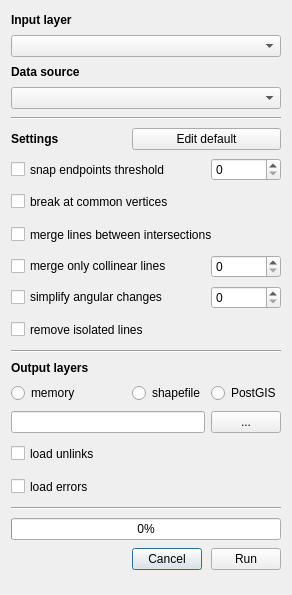
<?xml version="1.0" encoding="UTF-8"?>
<ui version="4.0">
 <class>RoadNetworkCleanerDialogBase</class>
 <widget class="QDialog" name="RoadNetworkCleanerDialogBase">
  <property name="geometry">
   <rect>
    <x>0</x>
    <y>0</y>
    <width>292</width>
    <height>595</height>
   </rect>
  </property>
  <property name="minimumSize">
   <size>
    <width>0</width>
    <height>0</height>
   </size>
  </property>
  <property name="windowTitle">
   <string>RoadNetworkCleaner</string>
  </property>
  <layout class="QHBoxLayout" name="horizontalLayout">
   <item>
    <layout class="QGridLayout">
     <property name="sizeConstraint">
      <enum>QLayout::SetMinimumSize</enum>
     </property>
     <item row="16" column="0" colspan="2">
      <widget class="QCheckBox" name="simplifyCheckBox">
       <property name="text">
        <string>simplify angular changes </string>
       </property>
      </widget>
     </item>
     <item row="2" column="0" colspan="2">
      <widget class="QLabel" name="label_5">
       <property name="sizePolicy">
        <sizepolicy hsizetype="Minimum" vsizetype="Fixed">
         <horstretch>0</horstretch>
         <verstretch>0</verstretch>
        </sizepolicy>
       </property>
       <property name="font">
        <font>
         <weight>75</weight>
         <bold>true</bold>
        </font>
       </property>
       <property name="text">
        <string>Data source</string>
       </property>
      </widget>
     </item>
     <item row="39" column="1">
      <widget class="QPushButton" name="cancelButton">
       <property name="sizePolicy">
        <sizepolicy hsizetype="Fixed" vsizetype="Fixed">
         <horstretch>0</horstretch>
         <verstretch>0</verstretch>
        </sizepolicy>
       </property>
       <property name="maximumSize">
        <size>
         <width>70</width>
         <height>16777215</height>
        </size>
       </property>
       <property name="text">
        <string>Cancel</string>
       </property>
      </widget>
     </item>
     <item row="12" column="0" colspan="2">
      <widget class="QCheckBox" name="snapCheckBox">
       <property name="sizePolicy">
        <sizepolicy hsizetype="Minimum" vsizetype="Fixed">
         <horstretch>0</horstretch>
         <verstretch>0</verstretch>
        </sizepolicy>
       </property>
       <property name="maximumSize">
        <size>
         <width>16777215</width>
         <height>25</height>
        </size>
       </property>
       <property name="text">
        <string>snap endpoints threshold</string>
       </property>
      </widget>
     </item>
     <item row="12" column="2">
      <widget class="QSpinBox" name="snapSpinBox">
       <property name="maximumSize">
        <size>
         <width>70</width>
         <height>16777215</height>
        </size>
       </property>
      </widget>
     </item>
     <item row="17" column="2">
      <widget class="QLabel" name="label_3">
       <property name="text">
        <string/>
       </property>
      </widget>
     </item>
     <item row="13" column="0" colspan="2">
      <widget class="QCheckBox" name="breakCheckBox">
       <property name="sizePolicy">
        <sizepolicy hsizetype="Minimum" vsizetype="Preferred">
         <horstretch>0</horstretch>
         <verstretch>0</verstretch>
        </sizepolicy>
       </property>
       <property name="minimumSize">
        <size>
         <width>0</width>
         <height>25</height>
        </size>
       </property>
       <property name="maximumSize">
        <size>
         <width>16777215</width>
         <height>25</height>
        </size>
       </property>
       <property name="text">
        <string>break at common vertices</string>
       </property>
      </widget>
     </item>
     <item row="13" column="2">
      <widget class="QLabel" name="label_7">
       <property name="text">
        <string/>
       </property>
      </widget>
     </item>
     <item row="17" column="0" colspan="2">
      <widget class="QCheckBox" name="orphansCheckBox">
       <property name="minimumSize">
        <size>
         <width>0</width>
         <height>25</height>
        </size>
       </property>
       <property name="maximumSize">
        <size>
         <width>16777215</width>
         <height>25</height>
        </size>
       </property>
       <property name="text">
        <string>remove isolated lines</string>
       </property>
      </widget>
     </item>
     <item row="14" column="0" colspan="3">
      <widget class="QCheckBox" name="mergeCheckBox">
       <property name="minimumSize">
        <size>
         <width>0</width>
         <height>25</height>
        </size>
       </property>
       <property name="maximumSize">
        <size>
         <width>16777215</width>
         <height>25</height>
        </size>
       </property>
       <property name="text">
        <string>merge lines between intersections</string>
       </property>
      </widget>
     </item>
     <item row="15" column="2">
      <widget class="QSpinBox" name="angleSpinBox"/>
     </item>
     <item row="15" column="0" colspan="2">
      <widget class="QCheckBox" name="mergeCollinearCheckBox">
       <property name="text">
        <string>merge only collinear lines</string>
       </property>
      </widget>
     </item>
     <item row="32" column="0" colspan="3">
      <widget class="QCheckBox" name="errorsCheckBox">
       <property name="sizePolicy">
        <sizepolicy hsizetype="Minimum" vsizetype="Fixed">
         <horstretch>0</horstretch>
         <verstretch>0</verstretch>
        </sizepolicy>
       </property>
       <property name="minimumSize">
        <size>
         <width>0</width>
         <height>25</height>
        </size>
       </property>
       <property name="text">
        <string>load errors</string>
       </property>
      </widget>
     </item>
     <item row="31" column="0" colspan="3">
      <widget class="QCheckBox" name="unlinksCheckBox">
       <property name="minimumSize">
        <size>
         <width>0</width>
         <height>25</height>
        </size>
       </property>
       <property name="text">
        <string>load unlinks</string>
       </property>
      </widget>
     </item>
     <item row="39" column="2">
      <widget class="QPushButton" name="cleanButton">
       <property name="sizePolicy">
        <sizepolicy hsizetype="MinimumExpanding" vsizetype="Fixed">
         <horstretch>0</horstretch>
         <verstretch>0</verstretch>
        </sizepolicy>
       </property>
       <property name="maximumSize">
        <size>
         <width>70</width>
         <height>16777215</height>
        </size>
       </property>
       <property name="text">
        <string>Run</string>
       </property>
      </widget>
     </item>
     <item row="0" column="0" colspan="3">
      <widget class="QLabel" name="label">
       <property name="sizePolicy">
        <sizepolicy hsizetype="Minimum" vsizetype="Fixed">
         <horstretch>0</horstretch>
         <verstretch>0</verstretch>
        </sizepolicy>
       </property>
       <property name="font">
        <font>
         <weight>75</weight>
         <bold>true</bold>
        </font>
       </property>
       <property name="text">
        <string>Input layer</string>
       </property>
      </widget>
     </item>
     <item row="30" column="2">
      <widget class="QPushButton" name="browseCleaned">
       <property name="sizePolicy">
        <sizepolicy hsizetype="MinimumExpanding" vsizetype="Fixed">
         <horstretch>0</horstretch>
         <verstretch>0</verstretch>
        </sizepolicy>
       </property>
       <property name="maximumSize">
        <size>
         <width>70</width>
         <height>16777215</height>
        </size>
       </property>
       <property name="text">
        <string>...</string>
       </property>
      </widget>
     </item>
     <item row="23" column="1">
      <widget class="QRadioButton" name="shpRadioButton">
       <property name="text">
        <string>shapefile</string>
       </property>
      </widget>
     </item>
     <item row="19" column="0" colspan="3">
      <widget class="Line" name="line">
       <property name="orientation">
        <enum>Qt::Horizontal</enum>
       </property>
      </widget>
     </item>
     <item row="37" column="0" colspan="3">
      <widget class="QProgressBar" name="cleaningProgress">
       <property name="sizePolicy">
        <sizepolicy hsizetype="MinimumExpanding" vsizetype="Fixed">
         <horstretch>0</horstretch>
         <verstretch>0</verstretch>
        </sizepolicy>
       </property>
       <property name="value">
        <number>0</number>
       </property>
      </widget>
     </item>
     <item row="30" column="0" colspan="2">
      <widget class="QLineEdit" name="outputCleaned">
       <property name="enabled">
        <bool>true</bool>
       </property>
       <property name="sizePolicy">
        <sizepolicy hsizetype="Minimum" vsizetype="Fixed">
         <horstretch>0</horstretch>
         <verstretch>0</verstretch>
        </sizepolicy>
       </property>
      </widget>
     </item>
     <item row="35" column="0" colspan="3">
      <widget class="Line" name="line_2">
       <property name="orientation">
        <enum>Qt::Horizontal</enum>
       </property>
      </widget>
     </item>
     <item row="1" column="0" colspan="3">
      <widget class="QComboBox" name="inputCombo">
       <property name="sizePolicy">
        <sizepolicy hsizetype="Minimum" vsizetype="Fixed">
         <horstretch>0</horstretch>
         <verstretch>0</verstretch>
        </sizepolicy>
       </property>
      </widget>
     </item>
     <item row="4" column="0" colspan="3">
      <widget class="Line" name="line_3">
       <property name="orientation">
        <enum>Qt::Horizontal</enum>
       </property>
      </widget>
     </item>
     <item row="23" column="0">
      <widget class="QRadioButton" name="memoryRadioButton">
       <property name="text">
        <string>memory</string>
       </property>
      </widget>
     </item>
     <item row="23" column="2">
      <widget class="QRadioButton" name="postgisRadioButton">
       <property name="text">
        <string>PostGIS</string>
       </property>
      </widget>
     </item>
     <item row="22" column="0" colspan="3">
      <widget class="QLabel" name="label_4">
       <property name="sizePolicy">
        <sizepolicy hsizetype="MinimumExpanding" vsizetype="Fixed">
         <horstretch>0</horstretch>
         <verstretch>0</verstretch>
        </sizepolicy>
       </property>
       <property name="font">
        <font>
         <weight>75</weight>
         <bold>true</bold>
        </font>
       </property>
       <property name="text">
        <string>Output layers</string>
       </property>
      </widget>
     </item>
     <item row="3" column="0" colspan="3">
      <widget class="QComboBox" name="dataSourceCombo">
       <property name="sizePolicy">
        <sizepolicy hsizetype="Minimum" vsizetype="Fixed">
         <horstretch>0</horstretch>
         <verstretch>0</verstretch>
        </sizepolicy>
       </property>
      </widget>
     </item>
     <item row="5" column="0">
      <widget class="QLabel" name="label_2">
       <property name="sizePolicy">
        <sizepolicy hsizetype="MinimumExpanding" vsizetype="Fixed">
         <horstretch>0</horstretch>
         <verstretch>0</verstretch>
        </sizepolicy>
       </property>
       <property name="font">
        <font>
         <weight>75</weight>
         <bold>true</bold>
        </font>
       </property>
       <property name="text">
        <string>Settings</string>
       </property>
      </widget>
     </item>
     <item row="5" column="1" colspan="2">
      <widget class="QPushButton" name="editDefaultButton">
       <property name="text">
        <string>Edit default</string>
       </property>
      </widget>
     </item>
     <item row="16" column="2">
      <widget class="QSpinBox" name="angularChangeSpinBox"/>
     </item>
    </layout>
   </item>
  </layout>
 </widget>
 <resources/>
 <connections/>
</ui>
